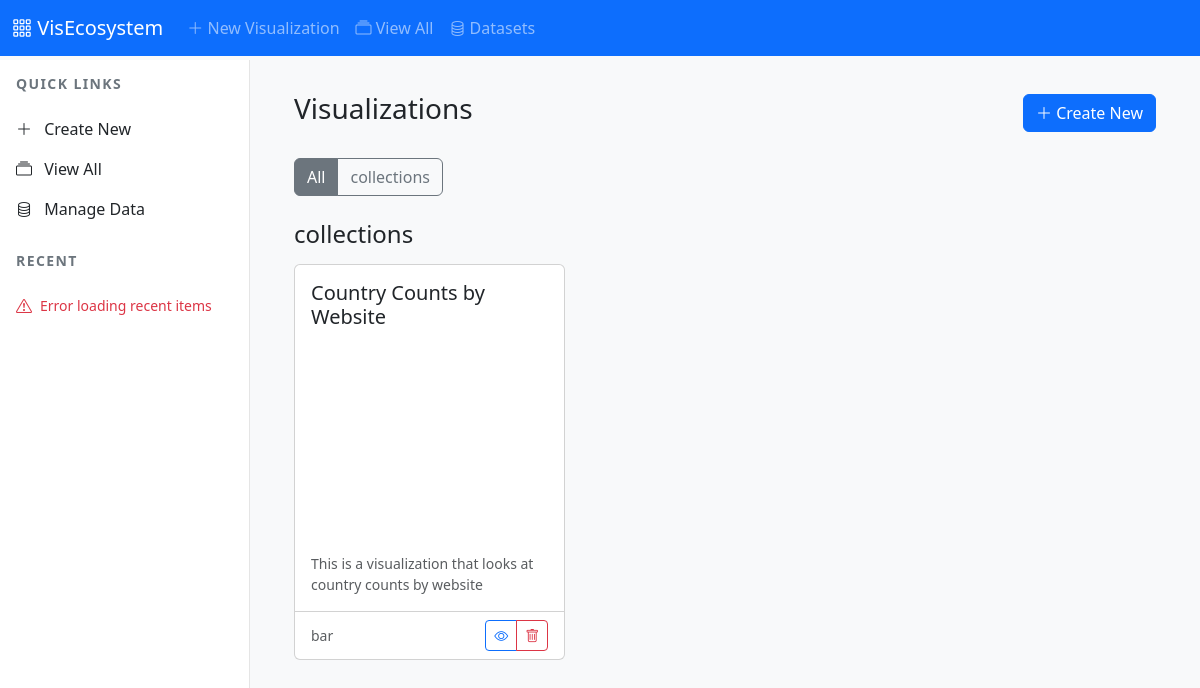
Before: /visualizations with the older database file.
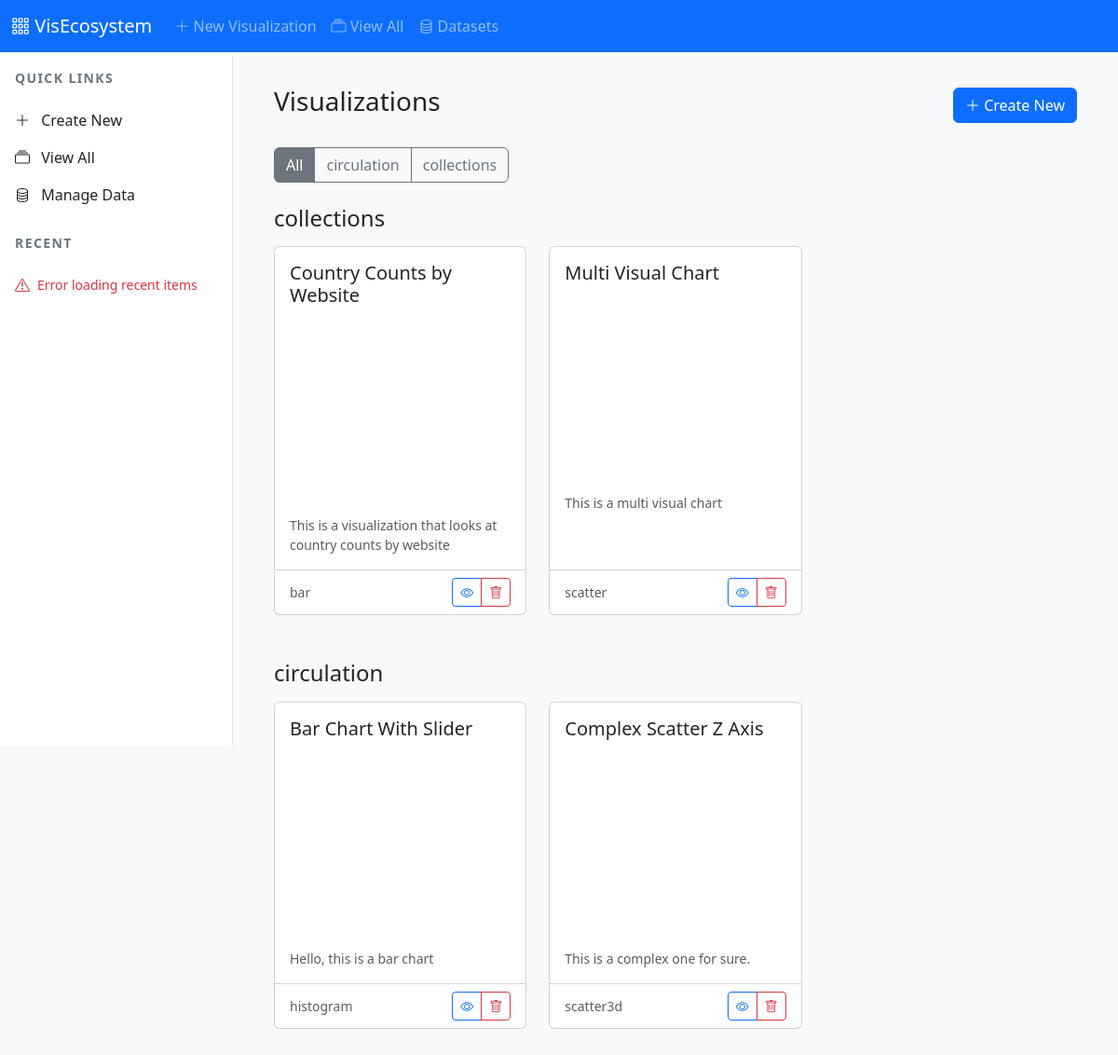
After: the same page with the newer database file.
### models.py (models this page shows, shortened)
class Visualization(db.Model):
    id = db.Column(db.Integer, primary_key=True)
    name = db.Column(db.String(100), nullable=False)
    description = db.Column(db.Text)
    chart_type = db.Column(db.String(50), nullable=False)
    config = db.Column(db.Text, nullable=False)  # JSON string of Plotly config
    created_at = db.Column(db.DateTime, default=datetime.utcnow)
    updated_at = db.Column(db.DateTime, default=datetime.utcnow, onupdate=datetime.utcnow)
    category = db.Column(db.String(50))
    time_period = db.Column(db.String(50))
    is_template = db.Column(db.Boolean, default=False)
    tags = db.Column(db.String(255))
    data_source = db.Column(db.Text)  # JSON string containing dataset id and column mapping
    shared = db.Column(db.Boolean, default=False)
    notes = db.Column(db.Text)
    def to_dict(self):
        return {
            'id': self.id,
            'name': self.name,
            'description': self.description,
            'chart_type': self.chart_type,
            'config': json.loads(self.config),
            'created_at': self.created_at.isoformat(),
            'updated_at': self.updated_at.isoformat() if self.updated_at else None,
            'category': self.category,
            'time_period': self.time_period,
            'is_template': self.is_template,
            'tags': self.tags.split(',') if self.tags else [],
            'data_source': json.loads(self.data_source) if self.data_source else None,
            'shared': self.shared,
            'notes': self.notes
        }

### app.py (the view)
    @app.route('/visualizations')
    def list_visualizations():
        try:
            visualizations = Visualization.query.filter_by(is_template=False).all()
            visualizations_by_category = {}
            categories = set()
            for viz in visualizations:
                category = viz.category or 'Uncategorized'
                categories.add(category)
                if category not in visualizations_by_category:
                    visualizations_by_category[category] = []
                visualizations_by_category[category].append(viz.to_dict())
            sorted_categories = sorted(list(categories))
            return render_template(
                'visualizations.html',
                visualizations_by_category=visualizations_by_category,
                categories=sorted_categories
            )
        except Exception as e:
            logger.error(f"Error listing visualizations: {str(e)}")
            flash('Error loading visualizations', 'error')
            return redirect(url_for('home'))

### templates/visualizations.html (shortened to what this page needs)
{% extends "base.html" %}
{% block content %}
<div class="container-fluid">
    <div class="d-flex justify-content-between align-items-center mb-4">
        <h1 class="h3">Visualizations</h1>
        <a href="/viz/new" class="btn btn-primary">
            <i class="bi bi-plus-lg"></i> Create New
        </a>
    </div>
    <div class="mb-4">
        <div class="btn-group" role="group">
            <button type="button" class="btn btn-outline-secondary active" data-category="all">
                All
            </button>
            {% for category in categories %}
            <button type="button" class="btn btn-outline-secondary" data-category="{{ category }}">
                {{ category }}
            </button>
            {% endfor %}
        </div>
    </div>
    {% for category, vizs in visualizations_by_category.items() %}
    <div class="category-section mb-5" id="category-{{ category|lower }}">
        <h2 class="h4 mb-3">{{ category }}</h2>
        <div class="row row-cols-1 row-cols-md-2 row-cols-lg-3 g-4">
            {% for viz in vizs %}
            <div class="col">
                <div class="card h-100">
                    <div class="card-body">
                        <h5 class="card-title">{{ viz.name }}</h5>
                        <div class="viz-preview mb-3" style="height: 200px;" id="preview-{{ viz.id }}">
                        </div>
                        {% if viz.description %}
                        <p class="card-text small text-muted">{{ viz.description }}</p>
                        {% endif %}
                    </div>
                    <div class="card-footer bg-transparent">
                        <div class="d-flex justify-content-between align-items-center">
                            <small class="text-muted">{{ viz.chart_type }}</small>
                            <div class="btn-group">
                                <a href="/viz/{{ viz.id }}" class="btn btn-sm btn-outline-primary">
                                    <i class="bi bi-eye"></i>
                                </a>
                                <button class="btn btn-sm btn-outline-danger"
                                        onclick='confirmDelete("viz", {{ viz.id }}, {{ viz.name|tojson }})'>
                                    <i class="bi bi-trash"></i>
                                </button>
                            </div>
                        </div>
                    </div>
                </div>
            </div>
            {% endfor %}
        </div>
    </div>
    {% endfor %}
</div>
{% endblock %}

Changed rows visible on the page:
added Visualization: category "circulation", name "Bar Chart With Slider", {{ viz.id }} 2 (drawn), description "Hello, this is a bar chart", chart_type "histogram"
added Visualization: name "Multi Visual Chart", description "This is a multi visual chart", chart_type "scatter", shown under "collections"
added Visualization: name "Complex Scatter Z Axis", description "This is a complex one for sure.", chart_type "scatter3d", shown under "circulation"
